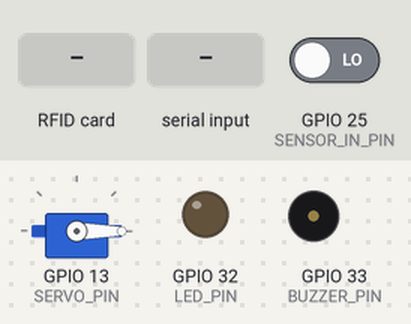
This program was run on a simulated ESP32. On the bench: servo, output pins drawn as LEDs (lit = HIGH), buzzer (waves = sounding, pin HIGH). Inputs (shaded band) come from the test bench; at power-on: GPIO 25 (SENSOR_IN_PIN) LOW. WiFi joins after 1.5 s; servers stay silent unless stated; network time is answered at once with the bench clock; the local clock reads 2024-03-15 10:24:30 at power-on unless the program sets it; what the program prints to the serial monitor is not drawn.

Above: at 2.7 s.
2.8 s: RFID card 5E 7A 19 C4 held to the reader
At 2.9 s:
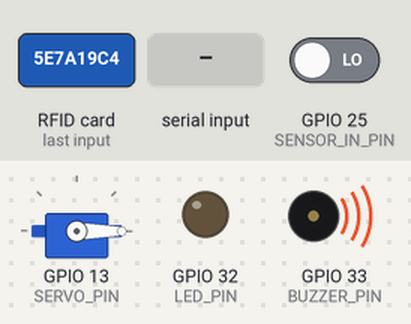
5.8 s: "TESTE\n" received over Serial
At 6.83 s:
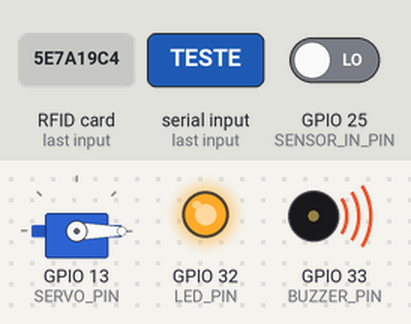
At 7.4 s:
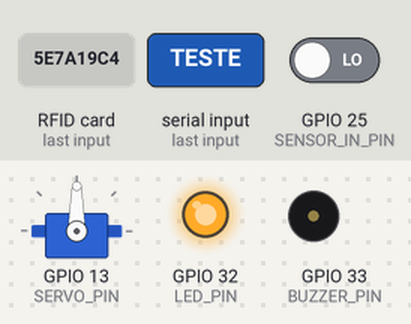
Timing chart, 0 to 13.4 s (numbered marks = the images above; inputs shaded):
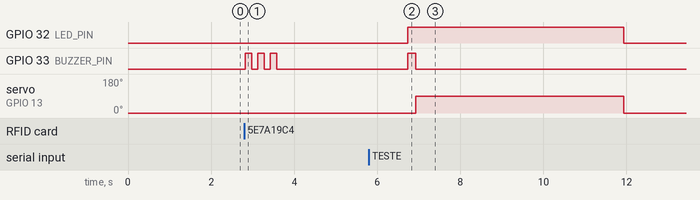

Measured:
- after the input at 2.8 s, GPIO 33 (BUZZER_PIN): alternates HIGH for 0.15 s and LOW for 0.15 s, 6 changes in all, then stays LOW, starting at once
- after the input at 5.8 s, GPIO 32 (LED_PIN): LOW → HIGH after 0.93 s, → LOW 5.2 s later; GPIO 33 (BUZZER_PIN): LOW → HIGH after 0.93 s, → LOW 0.20 s later; servo on GPIO 13 (SERVO_PIN): 0° → 90° after 1.1 s, → 0° 5.0 s later

The program:

main.cpp
```cpp
#include <WiFi.h>
#include <FirebaseESP32.h>
#include <addons/TokenHelper.h>
#include <addons/RTDBHelper.h>
#include <NTPClient.h>
#include <WiFiUdp.h>
#include <SPI.h>
#include <MFRC522.h>
#include <ESP32Servo.h>

// =========================================================================
// 1. CONFIGURAÇÕES (PREENCHA AQUI)
// =========================================================================
#define WIFI_SSID "Formiga"
#define WIFI_PASSWORD "Gatos07."

//---- Informações do banco, não mudar -----
#define API_KEY "AIzaSyCzB9FvqwWxcbFKA2oYgHmrA8KRd5CWiYY" // Sua chave
#define DATABASE_URL "portagatoiot-default-rtdb.firebaseio.com"

// Tag autorizada (Deixe em branco na 1ª vez, leia no Serial Monitor e cole aqui depois) (depois colar a tag ali, no momento vai ser teste)
String TAG_GATO = "GATO_SIMULADO";

// =========================================================================
// 2. DEFINIÇÃO DE PINOS DO ESP32
// =========================================================================

// do Leitor RFID RC522
#define MISO_PIN 5
#define MOSI_PIN 18
#define SCK_PIN 19
#define RST_PIN 22        // Pino RST do Leitor RFID RC522
#define SS_PIN 21         // Pino SDA/SS do Leitor RFID RC522

#define SERVO_PIN 13      // Pino de controle do Servo Motor (Fio Laranja/Amarelo)
#define LDR_PIN 34        // Pino Analógico do Sensor de Luminosidade
#define SENSOR_IN_PIN 25  // Sensor Infravermelho 1 (Dentro de casa)
#define SENSOR_OUT_PIN 26 // Sensor Infravermelho 2 (Fora de casa)
#define LED_PIN 32        // Pino do LED de sinalização
#define BUZZER_PIN 33     // Pino do Buzzer


// =========================================================================
// 3. INSTÂNCIAS E OBJETOS
// =========================================================================
FirebaseData fbdo;
FirebaseAuth auth;
FirebaseConfig config;

MFRC522 rfid(SS_PIN, RST_PIN);
Servo travaServo;
WiFiUDP ntpUDP;

// Fuso horário UTC-3 (Brasil) = -3 horas * 3600 segundos = -10800
NTPClient timeClient(ntpUDP, "pool.ntp.org", -10800);

// =========================================================================
// SETUP (Configuração Inicial)
// =========================================================================
void setup()
{
  Serial.begin(115200);

  // Configura os pinos de entrada e saída
  pinMode(SENSOR_IN_PIN, INPUT);
  pinMode(SENSOR_OUT_PIN, INPUT);
  pinMode(LDR_PIN, INPUT);
  pinMode(LED_PIN, OUTPUT);
  pinMode(BUZZER_PIN, OUTPUT);

  // Configura o Motor e fecha a porta (Ângulo 0)
  travaServo.attach(SERVO_PIN);
  travaServo.write(0);

  // Inicia a comunicação com o Leitor RFID
  SPI.begin(SCK_PIN, MISO_PIN, MOSI_PIN);
  rfid.PCD_Init();

  // Conecta ao Wi-Fi
  Serial.print("Conectando ao WiFi...");
  WiFi.begin(WIFI_SSID, WIFI_PASSWORD);
  while (WiFi.status() != WL_CONNECTED)
  {
    Serial.print(".");
    delay(500);
  }
  Serial.println("\nConectado! IP: " + WiFi.localIP().toString());

  // Inicia o relógio da internet
  timeClient.begin();

  // Configura o Firebase
  Serial.println("Conectando ao Firebase...");
  config.api_key = API_KEY;
  config.database_url = DATABASE_URL;

  // Como o banco está em modo teste, logamos anonimamente
  if (Firebase.signUp(&config, &auth, "", ""))
  {
    Serial.println("Firebase Autorizado com Sucesso!");
  }
  else
  {
    Serial.printf("Erro no Firebase: %s\n", config.signer.signupError.message.c_str());
  }

  config.token_status_callback = tokenStatusCallback;
  Firebase.begin(&config, &auth);
  Firebase.reconnectWiFi(true);
}

// =========================================================================
// LOOP PRINCIPAL
// =========================================================================
void loop()
{
  // Atualiza a hora via internet
  timeClient.update();

  // ---------------------------------------------------------
  // 1. MODO DE TESTE PELO MONITOR SERIAL (Sem a Tag Física)
  // ---------------------------------------------------------
  if (Serial.available() > 0)
  {
    String comando = Serial.readStringUntil('\n'); // Lê o que você digitou
    comando.trim();                                // Remove espaços ocultos

    if (comando == "TESTE" || comando == "teste")
    {
      Serial.println("\n=============================");
      Serial.println("[SIMULAÇÃO] Comando de teste recebido via Serial!");
      // Finge que leu a tag correta e chama a função principal
      processarAcesso();
    }
  }

  // ---------------------------------------------------------
  // 2. MODO REAL (Para quando a Tag e o Leitor chegarem)
  // ---------------------------------------------------------
  if (rfid.PICC_IsNewCardPresent() && rfid.PICC_ReadCardSerial())
  {

    String uidLido = "";
    for (byte i = 0; i < rfid.uid.size; i++)
    {
      uidLido += String(rfid.uid.uidByte[i] < 0x10 ? "0" : "");
      uidLido += String(rfid.uid.uidByte[i], HEX);
    }
    uidLido.toUpperCase();
    Serial.println("\n=============================");
    Serial.println("TAG DETECTADA: " + uidLido);

    if (uidLido == TAG_GATO)
    {
      processarAcesso();
    }
    else
    {
      Serial.println("Acesso Negado: Gato desconhecido.");
      apitarErro();
    }

    delay(3000);
  }
}

// =========================================================================
// LÓGICA DE NEGÓCIO E FUNÇÕES AUXILIARES
// =========================================================================
void processarAcesso()
{
  // 1. Descobrir a direção lendo os sensores infravermelhos
  // Lógica simples: se o sensor de dentro estiver bloqueado, ele quer sair.
  String direcao = "indefinido";
  if (digitalRead(SENSOR_IN_PIN) == LOW)
  {
    direcao = "saindo";
  }
  else if (digitalRead(SENSOR_OUT_PIN) == LOW)
  {
    direcao = "entrando";
  }
  else
  {
    // Se nenhum sensor disparar, assumimos que ele quer entrar por segurança
    direcao = "entrando";
  }

  // 2. Toque de Recolher (Horário de Bloqueio)
  int horaAtual = timeClient.getHours();
  bool acessoPermitido = true;

  // Bloqueia a saída entre 22h e 5h59
  if (horaAtual >= 22 || horaAtual < 6)
  {
    if (direcao == "saindo")
    {
      acessoPermitido = false;
      Serial.println("Acesso Negado: Horário de recolher ativo! Gato não pode sair.");
    }
  }

  // 3. Executa a Ação
  if (acessoPermitido)
  {
    abrirPorta();
    enviarDadosFirebase(direcao);
  }
  else
  {
    apitarErro();
  }
}

void abrirPorta()
{
  Serial.println("Acesso Permitido! Abrindo a porta...");

  // Liga o LED e faz um bipe curto
  digitalWrite(LED_PIN, HIGH);
  digitalWrite(BUZZER_PIN, HIGH);
  delay(200);
  digitalWrite(BUZZER_PIN, LOW);

  // Gira o Servo para 90 graus (abre a trava)
  travaServo.write(90);

  // Mantém aberto por 5 segundos
  delay(5000);

  // Retorna o Servo para 0 graus (fecha a trava)
  travaServo.write(0);

  // Desliga o LED
  digitalWrite(LED_PIN, LOW);
  Serial.println("Porta fechada.");
}

void apitarErro()
{
  // Emite 3 bipes rápidos indicando erro/bloqueio
  for (int i = 0; i < 3; i++)
  {
    digitalWrite(BUZZER_PIN, HIGH);
    delay(150);
    digitalWrite(BUZZER_PIN, LOW);
    delay(150);
  }
}

void enviarDadosFirebase(String direcao)
{
  // Lê a luminosidade analógica (0 a 4095 no ESP32)
  int nivelLuz = analogRead(LDR_PIN);

  // Prepara o pacote de dados (JSON)
  FirebaseJson json;
  json.set("tag_gato", TAG_GATO);
  json.set("acao", direcao);
  json.set("luminosidade", nivelLuz);
  json.set("horario", timeClient.getFormattedTime());
  json.set("timestamp", ".sv/timestamp"); // Pega o milissegundo exato do servidor do Google

  // Envia para o banco de dados na coleção "historico_eventos"
  Serial.print("Enviando dados para o Firebase... ");
  if (Firebase.RTDB.pushJSON(&fbdo, "/historico_eventos", &json))
  {
    Serial.println("Sucesso!");
  }
  else
  {
    Serial.println("Falha ao enviar: " + fbdo.errorReason());
  }
}
```
